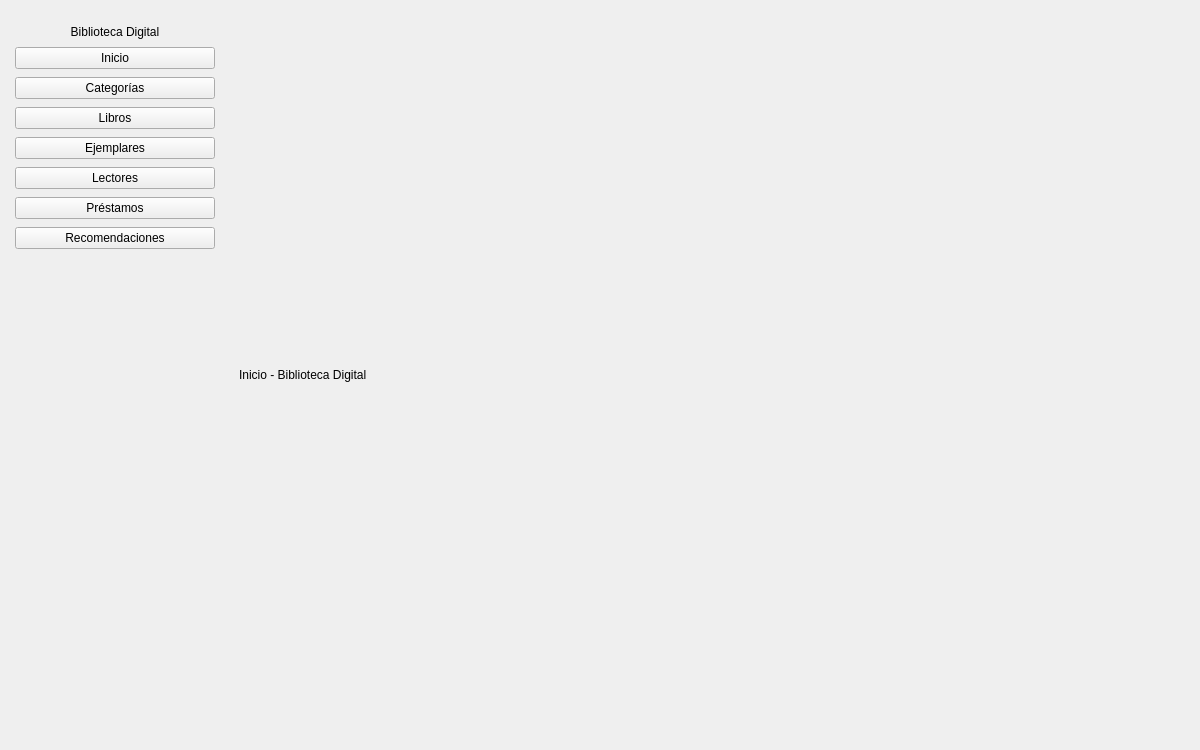
<?xml version="1.0" encoding="UTF-8"?>
<ui version="4.0">
 <class>MainWindow</class>
 <widget class="QMainWindow" name="MainWindow">
  <property name="geometry">
   <rect>
    <x>0</x>
    <y>0</y>
    <width>1200</width>
    <height>750</height>
   </rect>
  </property>
  <property name="windowTitle">
   <string>Biblioteca Digital</string>
  </property>
  <widget class="QWidget" name="centralwidget">
   <layout class="QHBoxLayout" name="mainLayout">
    <property name="spacing">
     <number>0</number>
    </property>
    <property name="leftMargin">
     <number>0</number>
    </property>
    <property name="topMargin">
     <number>0</number>
    </property>
    <property name="rightMargin">
     <number>0</number>
    </property>
    <property name="bottomMargin">
     <number>0</number>
    </property>
    <item>
     <widget class="QFrame" name="sidebar">
      <property name="minimumSize">
       <size>
        <width>230</width>
        <height>0</height>
       </size>
      </property>
      <property name="maximumSize">
       <size>
        <width>230</width>
        <height>16777215</height>
       </size>
      </property>
      <layout class="QVBoxLayout" name="sidebarLayout">
       <property name="spacing">
        <number>8</number>
       </property>
       <property name="leftMargin">
        <number>15</number>
       </property>
       <property name="topMargin">
        <number>25</number>
       </property>
       <property name="rightMargin">
        <number>15</number>
       </property>
       <property name="bottomMargin">
        <number>20</number>
       </property>
       <item>
        <widget class="QLabel" name="lblLogo">
         <property name="text">
          <string>Biblioteca Digital</string>
         </property>
         <property name="alignment">
          <set>Qt::AlignCenter</set>
         </property>
        </widget>
       </item>
       <item>
        <widget class="QPushButton" name="btnInicio">
         <property name="text">
          <string>Inicio</string>
         </property>
        </widget>
       </item>
       <item>
        <widget class="QPushButton" name="btnCategorias">
         <property name="text">
          <string>Categorías</string>
         </property>
        </widget>
       </item>
       <item>
        <widget class="QPushButton" name="btnLibros">
         <property name="text">
          <string>Libros</string>
         </property>
        </widget>
       </item>
       <item>
        <widget class="QPushButton" name="btnEjemplares">
         <property name="text">
          <string>Ejemplares</string>
         </property>
        </widget>
       </item>
       <item>
        <widget class="QPushButton" name="btnLectores">
         <property name="text">
          <string>Lectores</string>
         </property>
        </widget>
       </item>
       <item>
        <widget class="QPushButton" name="btnPrestamos">
         <property name="text">
          <string>Préstamos</string>
         </property>
        </widget>
       </item>
       <item>
        <widget class="QPushButton" name="btnRecomendaciones">
         <property name="text">
          <string>Recomendaciones</string>
         </property>
        </widget>
       </item>
       <item>
        <spacer name="verticalSpacer">
         <property name="orientation">
          <enum>Qt::Vertical</enum>
         </property>
         <property name="sizeHint" stdset="0">
          <size>
           <width>20</width>
           <height>40</height>
          </size>
         </property>
        </spacer>
       </item>
      </layout>
     </widget>
    </item>
    <item>
     <widget class="QStackedWidget" name="stackedWidget">
      <widget class="QWidget" name="pageInicio">
       <layout class="QVBoxLayout" name="layoutInicio">
        <item>
         <widget class="QLabel" name="lblInicio">
          <property name="text">
           <string>Inicio - Biblioteca Digital</string>
          </property>
         </widget>
        </item>
       </layout>
      </widget>
      <widget class="QWidget" name="pageCategorias"/>
      <widget class="QWidget" name="pageLibros"/>
      <widget class="QWidget" name="pageEjemplares"/>
      <widget class="QWidget" name="pageLectores"/>
      <widget class="QWidget" name="pagePrestamos"/>
      <widget class="QWidget" name="pageRecomendaciones"/>
     </widget>
    </item>
   </layout>
  </widget>
 </widget>
 <resources/>
 <connections/>
</ui>
